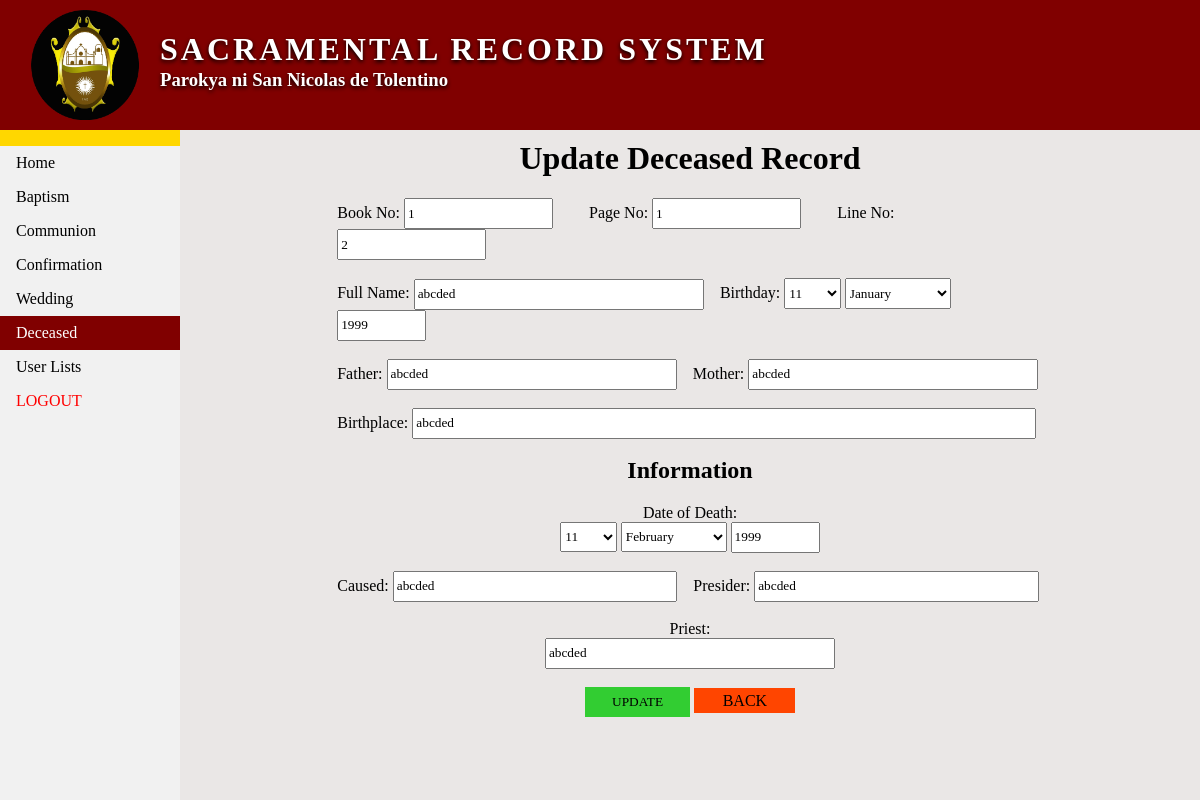
/deceasededit.php?id=2, run on the app's committed database.
### tables this page shows
CREATE TABLE IF NOT EXISTS `deceased_tbl` (
`id` int(11) NOT NULL,
  `bn` int(11) NOT NULL,
  `pn` int(11) NOT NULL,
  `ln` int(11) NOT NULL,
  `fullname` varchar(255) NOT NULL,
  `father` varchar(255) NOT NULL,
  `mother` varchar(255) NOT NULL,
  `birthplace` varchar(255) NOT NULL,
  `bday` int(11) NOT NULL,
  `bmonth` varchar(255) NOT NULL,
  `byear` int(11) NOT NULL,
  `decday` int(11) NOT NULL,
  `decmonth` varchar(255) NOT NULL,
  `decyear` int(11) NOT NULL,
  `presider` varchar(255) NOT NULL,
  `priest` varchar(255) NOT NULL,
  `caused` varchar(255) NOT NULL
);

### deceasededit.php (the view, shortened to what this page needs)
<?php
	include 'connection.php';
	$owner_id = $_REQUEST['id'];
	$result = mysqli_query($con,"SELECT * from deceased_tbl where id = '$owner_id'");
	$test = mysqli_fetch_array($result);
		$bn = $test['bn'];
		$pn = $test['pn'];
		$ln = $test['ln'];
		$fullname = $test['fullname'];
		$father = $test['father'];
		$mother = $test['mother'];
		$birthplace = $test['birthplace'];
		$bday = $test['bday'];
		$bmonth = $test['bmonth'];
		$byear = $test['byear'];
		$decday = $test['decday'];
		$decmonth = $test['decmonth'];
		$decyear = $test['decyear'];
		$presider = $test['presider'];
		$caused = $test['caused'];
		$priest = $test['priest'];
?>
<!DOCTYPE html>
<html>
<head>
	<link rel="stylesheet" type="text/css" href="css/style.css">
	<link rel="stylesheet" type="text/css" href="css/style2.css">
</head>
<body>
	<div class="header">
		<img src="images/logo.png">
		<h1>Sacramental Record System</h1>
		<h3>Parokya ni San Nicolas de Tolentino</h3>
	</div>
	<ul>
		<li><a href="#" class="nav-menu" style="background-color: gold;"></a></li>
		<li><a href="home.php" class="nav-menu">Home</a></li>
		<li><a href="baptism.php" class="nav-menu">Baptism</a></li>
		<li><a href="communion.php" class="nav-menu">Communion</a></li>
		<li><a href="confirmation.php" class="nav-menu">Confirmation</a></li>
		<li><a href="wedding.php" class="nav-menu">Wedding</a></li>
		<li><a href="deceased.php" class="nav-menu active">Deceased</a></li>
		<li><a href="user.php" class="nav-menu">User Lists</a></li>
		<li><a href="logout.php" class="nav-menu" style="color: red">LOGOUT</a></li>
	</ul>
	<div class="container-update">
		<h1 align="center">Update Deceased Record</h1>
		<div class="content-update">
			<form method="post" action="deceasededitexec.php">
				<label>Book No:</label>
				<input type="text" name="bn" value="<?php echo $bn;?>">&nbsp;&nbsp;&nbsp;&nbsp;&nbsp;&nbsp;&nbsp;&nbsp;
				<label>Page No:</label>
				<input type="text" name="pn" value="<?php echo $pn;?>">&nbsp;&nbsp;&nbsp;&nbsp;&nbsp;&nbsp;&nbsp;&nbsp;
				<label>Line No:</label>
				<input type="text" name="ln" value="<?php echo $ln;?>">
				<br><br>
				<label>Full Name:</label>
				<input type="text" name="fullname" value="<?php echo $fullname;?>" style="width: 40%;">&nbsp;&nbsp;&nbsp;
				<label>Birthday:</label>
				<select name="bday" style="width: 8%;">
					<option><?php echo $bday;?></option>
				</select>
				<select name="bmonth" style="width: 15%;">
					<option><?php echo $bmonth;?></option>
				</select>
				<input type="text" name="byear" value="<?php echo $byear;?>" style="width: 11.5%;"><br><br>
				<label>Father:</label>
				<input type="text" name="father" value="<?php echo $father;?>" style="width: 40%;">&nbsp;&nbsp;&nbsp;
				<label>Mother:</label>
				<input type="text" name="mother" value="<?php echo $mother;?>" style="width: 39.9%;"><br><br>
				<label>Birthplace:</label>
				<input type="text" name="birthplace" value="<?php echo $birthplace;?>" style="width: 87.2%;">&nbsp;&nbsp;&nbsp;
				<br>
				<h2 align="center">Information</h2>
				<label><center>Date of Death:</center></label>
				<center><select name="decday" style="width: 8%;">
					<option><?php echo $decday;?></option>
				</select>
				<select name="decmonth" style="width: 15%;">
					<option><?php echo $decmonth;?></option>
				</select>
				<input type="text" name="decyear" value="<?php echo $decyear;?>" style="width: 11.5%;"></center><br>
				<label>Caused:</label>
				<input type="text" name="caused" value="<?php echo $caused;?>" style="width: 39.2%;">&nbsp;&nbsp;&nbsp;
				<label>Presider:</label>
				<input type="text" name="presider" value="<?php echo $presider;?>" style="width: 39.2%;"><br><br>
				<center>
					<label>Priest:</label><br>
					<input type="text" name="priest" value="<?php echo $priest;?>" style="width: 40%;">
				</center>
				<br>
				<center>
					<input type="submit" name="add" value="UPDATE" style="width: 15%;">
					<a href="deceased.php">BACK</a>
					<br><br>
				</center>
			</form>
		</div>
	</div>
</body>
</html>

### css/style.css (style rules this page uses)
body { padding: 0; margin: 0; background-color: #EAE7E6; }
.header { width: 100%; height: 130px; background-color: maroon; }
.header img { width: 110px; margin: 10px 30px; }
.header h1 { position: absolute; top: 10px; left: 160px; letter-spacing: 3px; font-family: century gothic; color: white; text-transform: uppercase; text-shadow: 0px 2px 4px black; margin-bottom: 0px; }
.header h3 { position: absolute; top: 50px; left: 160px; font-family: century gothic; color: white; text-shadow: 0px 2px 4px black; }
ul { list-style-type: none; margin: 0; padding: 0; width: 15%; background-color: #f1f1f1; height: 100%; position: fixed; overflow: auto; }
li { display: block; color: #000; text-decoration: none; }
.nav-menu { display: block; color: #000; padding: 8px 16px; text-decoration: none; font-family: century gothic; }
.active { background-color: maroon; color: white; }

### css/style2.css (style rules this page uses)
select, option { font-family: century gothic; height: 30.5px; width: 20%; }
.container-update { width: 84%; height: 250px; margin-left: 15.5%; margin-top: 10px; position: relative; }
.container-update h1 { font-family: century gothic; margin-top: 0; }
.content-update { width: 70%; margin: 20px auto; }
.content-update label { font-family: century gothic; }
.content-update input[type=text] { height: 25px; width: 20%; font-family: century gothic; }
.container-update h2 { font-family: century gothic; margin-top: 0; }
.container-update input[type=submit] { background-color: limegreen; height: 30px; border: none; font-family: century gothic; }
.container-update a { text-transform: uppercase; text-decoration: none; color: black; background-color: orangered; padding: .6% 4%; font-family: century gothic; }

### data on the page
deceased_tbl: bn "1", pn "1", ln "2", fullname "abcded", bday "11", bmonth "January", byear "1999", father "abcded", mother "abcded", birthplace "abcded", decday "11", decmonth "February", decyear "1999", caused "abcded", presider "abcded", priest "abcded"
